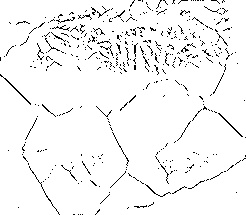
#> input picture imagens/amostras/zoom/skeletonized/skeletonized7.jpg, 246 x 215 px
$ python orb_teste_comparativo.py
#> lines starting #> are read from the running program, lines starting #| are printed output that depends on the picture
import numpy as np
import cv2
from matplotlib import pyplot as plt

img1 = cv2.imread('../imagens/amostras/zoom/skeletonized/skeletonized7.jpg',0)             # queryImage
#> img1 is the input picture: shape (215, 246); min 0, max 255, mean 244.2
img2 = cv2.imread('../imagens/amostras/zoom/skeletonized/skeletonized8.jpg', 0)             # trainImage
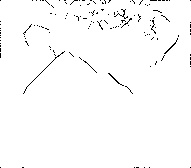
#> input picture imagens/amostras/zoom/skeletonized/skeletonized8.jpg, 191 x 168 px
#> img2 is the input picture: shape (168, 191); min 0, max 255, mean 250.9

# img1 = cv2.resize(img1,(400,400),interpolation=cv2.INTER_AREA)
# img2 = cv2.resize(img2,(400,400),interpolation=cv2.INTER_AREA)

# Initiate SIFT detector
orb = cv2.ORB_create()

# find the keypoints and descriptors with SIFT
kp1, des1 = orb.detectAndCompute(img1,None)
#> kp1 = 375 keypoints; strongest (x, y, size): (185, 48, 31), (186, 50, 31), (182, 50, 31), (94, 40, 31)
kp2, des2 = orb.detectAndCompute(img2,None)
#> kp2 = 86 keypoints; strongest (x, y, size): (57, 56, 31), (55, 57, 31), (154, 32, 31), (109, 73, 31)

# create BFMatcher object
bf = cv2.BFMatcher(cv2.NORM_HAMMING, crossCheck=True)

# Match descriptors.
matches = bf.match(des1,des2)
#> matches = 16 matches

# Sort them in the order of their distance.
matches = sorted(matches, key = lambda x:x.distance)

# Draw first 10 matches.
img3 = cv2.drawMatches(img1,kp1,img2,kp2,matches[:40],outImg=None, flags=2)
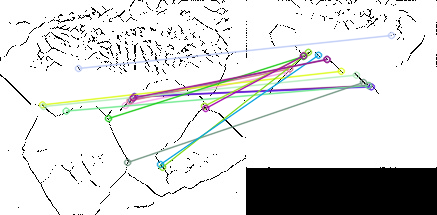
#> img3: shape (215, 437, 3); mean of channels 0, 1, 2 218.6, 219.5, 218.4; drawn as B, G, R

cv2.imshow("desenho", img3)
print("jj"+ str(img3))
#> (printed output is left out)
plt.imshow(img3),plt.show()

cv2.waitKey(0)
cv2.destroyAllWindows()
